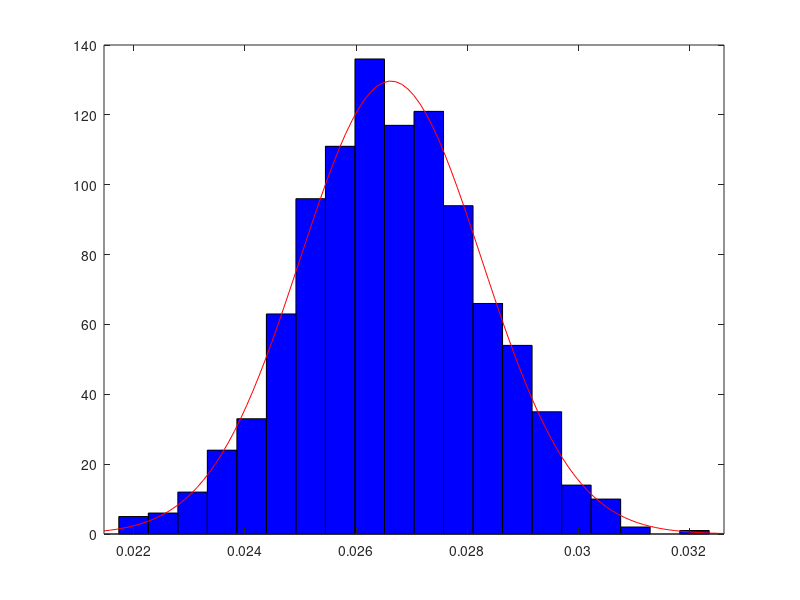

Recreate this plot in MATLAB.
%Load irish of observed values
testperson = load('testperson.mat');
testirish = testperson.iriscode;
testrowirish = testirish(1,:);
newiriscodeoftestperson = zeros(1,20);
counter1 = 1;

for i=1: 30
  iris_value = testrowirish(i);
   if (iris_value == 0 || iris_value == 1)
        newiriscodeoftestperson(counter1) = iris_value;
        counter1 =counter1+1;
   end
end

%Load content of the file
person = load("person05.mat");
SetHammingDistanceBetweenTestandGivenPerson = zeros(1,1000);

%Loop until 1000 to get the mean of the hamming distance between the
%test person and all given persons
for j=1 : 1000
   %random row 
   randomrow = randi([1 20]);
   allrowsofiriscode = person.iriscode;
   iriscodeofrandomrow = allrowsofiriscode(randomrow,:);
   %define new array by ignoring the missing codes
   newiriscodeofrandomrow = zeros(1,20);
   counter2 = 1;

   for k=1:30
      if (k == 1 || k == 3 || k == 5 || k ==6 || k ==7 || k == 8 || k ==9 || k ==10 || k == 12 || k == 14 || k == 15 || k == 17 || k == 19 || k ==20 || k == 21 || k == 23 || k == 24 || k == 27 || k == 28 || k == 30)
        newiriscodeofrandomrow(counter2) = iriscodeofrandomrow(k);
        counter2 = counter2 +1;
      end
   end
   %Obtain the hamming distance between test and given person
   SetHammingDistanceBetweenTestandGivenPerson(j) = pdist2(newiriscodeofrandomrow,newiriscodeoftestperson,'hamming');
end

MT = mean2(SetHammingDistanceBetweenTestandGivenPerson);
VT = var(SetHammingDistanceBetweenTestandGivenPerson);

%Plot its normal distribution
r_d = normrnd(MT,VT,1000,1);
histfit(r_d,20)

%Significant level
significant_level = normcdf(0.0262,MT,sqrt(VT));
fprintf('Significant Level = %f\n', significant_level)


%if (k ~= 2 || k ~= 4 || k ~= 11 || k ~= 13 || k ~= 16 || k ~= 18 || k ~= 22 || k ~= 25 || k ~= 26 || k ~= 29)

